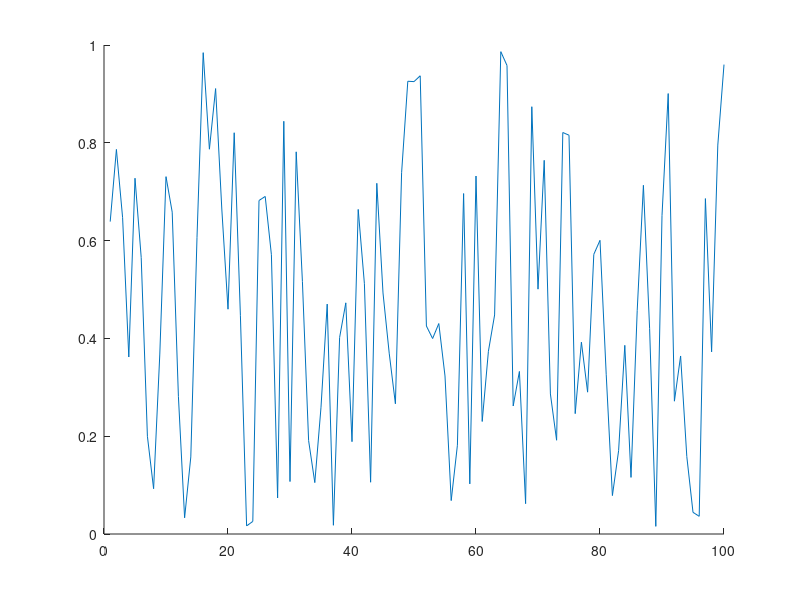

This chart was generated by the following MATLAB code: (Note: this script raises an error after producing the figure.)
clc
close all
clear

if isfolder('pics') == 0
    mkdir('pics')
end

x = 1:100;
y = rand(100,1);
idxmin = find(y == max(y));
idxmax = find(y == min(y));
txt = ['\leftarrow y = ',int2str(max(y))];
hold on
plot(x,y)
plot(x,y,'o','MarkerIndices',[idxmin idxmax],'MarkerFaceColor','red','MarkerSize',5)
t = text(idxmax,y(idxmax),txt);
t.Color = [153/255 153/255 255/255];
hold off
legend('random plot [0:1]');
print -dpng ./pics/test.png

%% testing plot function

x = [0:0.01:2]*pi;
y = sin(x);
string = 'My test plot';
p_title = 'test_print';

test = myplot(x,y,string,p_title);
